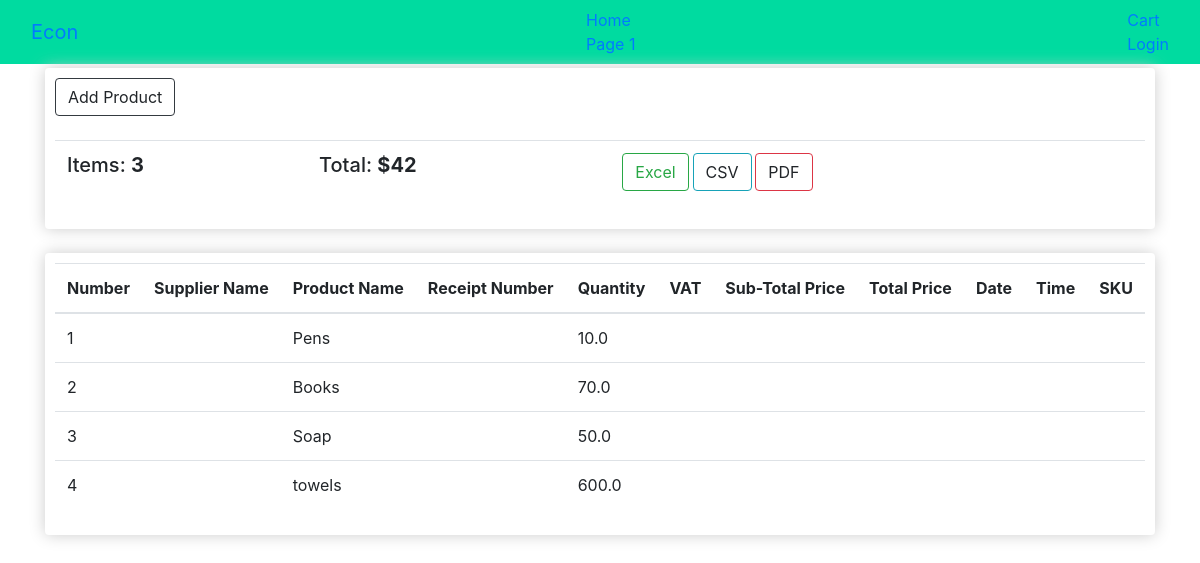
Before: /supplier/ with the older database file.
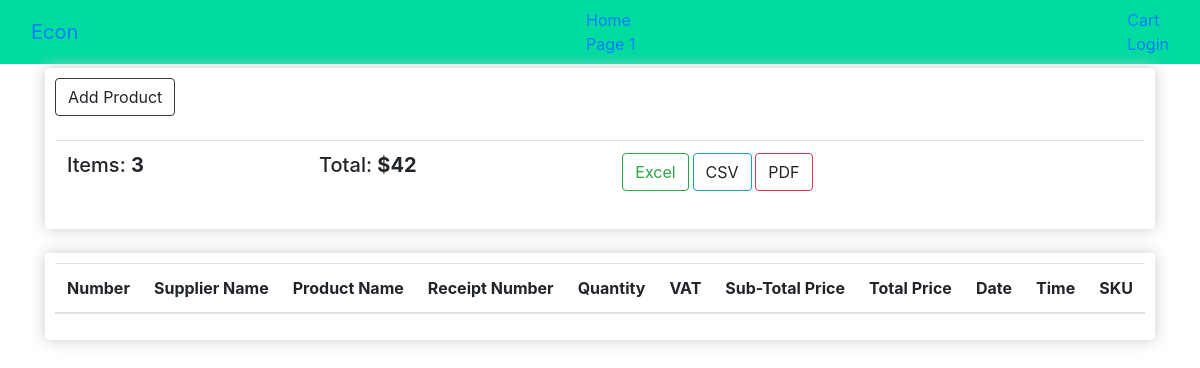
After: the same page with the newer database file.
### products/models.py (models this page shows, shortened)
class Product(models.Model):
    name = models.CharField(max_length=100)
    date_added = models.DateField(auto_now_add = True)
    price = models.FloatField(max_length=100)
    added_by = models.ForeignKey(User, on_delete=models.CASCADE)
    in_store = models.BooleanField(default="True")
    product_description = models.OneToOneField(Product_description, on_delete=models.CASCADE)

### suppliers/views.py (the view)
# urls.py: path('', views.product_view, name="index")
def product_view(request):
    supplier_products = Product.objects.all()
    return render(request, 'suppliers/index.html', {'products': supplier_products})

### templates/suppliers/index.html (shortened to what this page needs)
{% extends 'base_layout.html' %} {% block content %}
<div class="row mt-1">
    <div class="col-md-12">
        <div class="box-element">
            <a class="btn btn-outline-dark" data-toggle="modal" data-target="#myModal"> Add Product</a>
            <br>
            <br>
            <table class="table">
                <tr>
                    <th>
                        <h5>Items: <strong>3</strong></h5>
                    </th>
                    <th>
                        <h5>Total: <strong>$42</strong></h5>
                    </th>
                    <th>
                        <a class="btn btn-outline-success excel" href='#'>Excel</a>
                        <a class="btn btn-outline-info csv">CSV</a>
                        <a class="btn btn-outline-danger pdf">PDF</a>
                    </th>
                </tr>
            </table>
        </div>
        <br>
    </div>
    <div class="col-md-12 ">
        <div class="box-element">
            <table class="table">
                <thead>
                    <tr>
                        <th>Number</th>
                        <th>Supplier Name</th>
                        <th>Product Name</th>
                        <th>Receipt Number</th>
                        <th>Quantity</th>
                        <th>VAT</th>
                        <th>Sub-Total Price</th>
                        <th>Total Price</th>
                        <th>Date</th>
                        <th>Time</th>
                        <th>SKU</th>
                    </tr>
                </thead>
        </div>
        <tbody id="table_result">
            {% for product in products%}
            <tr>
                <td>{{product.id}}</td>
                <td>{{supplier.name}}</td>
                <td>{{product.name}}</td>
                <td>{{product.quantity}}</td>
                <td>{{product.price}}</td>
                <td></td>
                <td></td>
                <td></td>
                <td></td>
                <td></td>
                <td></td>
            </tr>
            {% endfor %}
        </tbody>
    </div>
</div>
</div>
{% endblock content %}

### templates/base_layout.html (shortened to what this page needs)
{% load static %}
<!DOCTYPE html>
<html lang="en">
<head>
    <link rel="stylesheet" href="{% static 'bootstrap/css/bootstrap.css'%}">
    <link rel="stylesheet" href="{% static 'bootstrap/js/bootstrap.js'%}">
    <link rel="stylesheet" href="{% static 'styles.css'%}">
</head>
<body>
    {% if User.is_authenticated %}
    <nav class="navbar navbar-inverse">
        <div class="container-fluid">
            <div class="navbar-header">
                <a class="navbar-brand" href="{% url 'products:index'%}">Econ</a>
            </div>
            <ul class="nav navbar-nav">
                <li class="active"><a href="{% url 'products:index'%}">Home</a></li>
                <li><a href="#">Page 1</a></li>
            </ul>
            <ul class="nav navbar-nav navbar-right">
                <li><a href="{% url 'cart:cart' %}"><span class="glyphicon glyphicon-user"></span> Cart</a></li>
                <li><a href="{% url 'accounts:login' %}"><span class="glyphicon glyphicon-log-in"></span> Logout</a></li>
            </ul>
        </div>
    </nav>
    {% else %}
    <nav class="navbar navbar-inverse">
        <div class="container-fluid">
            <div class="navbar-header">
                <a class="navbar-brand" href="{% url 'products:index'%}">Econ</a>
            </div>
            <ul class="nav navbar-nav">
                <li class="active"><a href="{% url 'products:index'%}">Home</a></li>
                <li><a href="#">Page 1</a></li>
            </ul>
            <ul class="nav navbar-nav navbar-right">
                <li><a href="{% url 'cart:cart' %}"> Cart</a></li>
                <li><a href="{% url 'accounts:login' %}"> Login</a></li>
            </ul>
        </div>
    </nav>
    {% endif %}
    <div class="wrapper ">
        <div class="container">{% block content %} {% endblock %}</div>

### static/styles.css (style rules this page uses)
.box-element { box-shadow: hsl(0, 0%, 80%) 0 0 16px; background-color: #fff; border-radius: 4px; padding: 10px; }
nav { background-color: #00dba0; }
nav li { display: inline-block; margin-left: 20px; }

Changed rows visible on the page:
removed Product: id "1", name "Pens", price "10.0"
removed Product: id "2", name "Books", price "70.0"
removed Product: id "3", name "Soap", price "50.0"
removed Product: id "4", name "towels", price "600.0"
